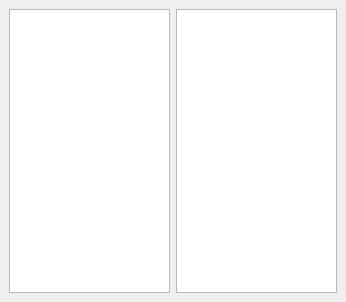
<?xml version="1.0" encoding="UTF-8"?>
<ui version="4.0">
 <class>SampleData</class>
 <widget class="QMainWindow" name="SampleData">
  <property name="geometry">
   <rect>
    <x>0</x>
    <y>0</y>
    <width>346</width>
    <height>302</height>
   </rect>
  </property>
  <property name="windowTitle">
   <string>MainWindow</string>
  </property>
  <widget class="QWidget" name="centralwidget">
   <layout class="QGridLayout" name="gridLayout">
    <item row="0" column="0">
     <widget class="QListView" name="sampleDataList"/>
    </item>
    <item row="0" column="1">
     <widget class="QTableView" name="dataInfo"/>
    </item>
   </layout>
  </widget>
  <widget class="QMenuBar" name="menubar">
   <property name="geometry">
    <rect>
     <x>0</x>
     <y>0</y>
     <width>346</width>
     <height>23</height>
    </rect>
   </property>
  </widget>
 </widget>
 <resources/>
 <connections/>
</ui>
